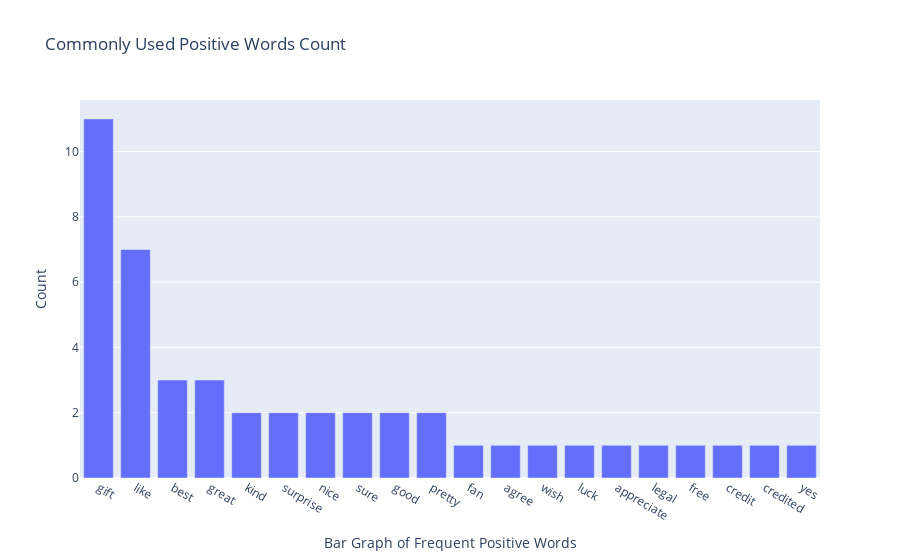

Source (notebook cell):
### Code cell
# how many common words to display
no_of_words = 20

# Most common positive words
pos_freq_df = pd.DataFrame(frequent_pos_words.most_common(no_of_words))
pos_freq_df = pos_freq_df.rename(columns = {0: "Bar Graph of Frequent Positive Words", 1: "Count"}, inplace=False)

fig = px.bar(pos_freq_df, x = "Bar Graph of Frequent Positive Words", y = "Count", title = "Commonly Used Positive Words Count")

fig.show()

### Figure 1 — Plotly figure (JSON) as saved in the notebook; plotly's stock layout.template omitted (floating-point values rounded to 4 significant figures)
{"data": [{"alignmentgroup": "True", "hovertemplate": "Bar Graph of Frequent Positive Words=%{x}<br>Count=%{y}<extra></extra>", "legendgroup": "", "marker": {"color": "#636efa", "pattern": {"shape": ""}}, "name": "", "offsetgroup": "", "orientation": "v", "showlegend": false, "textposition": "auto", "type": "bar", "x": ["gift", "like", "best", "great", "kind", "surprise", "nice", "sure", "good", "pretty", "fan", "agree", "wish", "luck", "appreciate", "legal", "free", "credit", "credited", "yes"], "xaxis": "x", "y": [11, 7, 3, 3, 2, 2, 2, 2, 2, 2, 1, 1, 1, 1, 1, 1, 1, 1, 1, 1], "yaxis": "y"}], "layout": {"barmode": "relative", "legend": {"tracegroupgap": 0}, "title": {"text": "Commonly Used Positive Words Count"}, "xaxis": {"anchor": "y", "domain": [0, 1], "title": {"text": "Bar Graph of Frequent Positive Words"}}, "yaxis": {"anchor": "x", "domain": [0, 1], "title": {"text": "Count"}}}}
